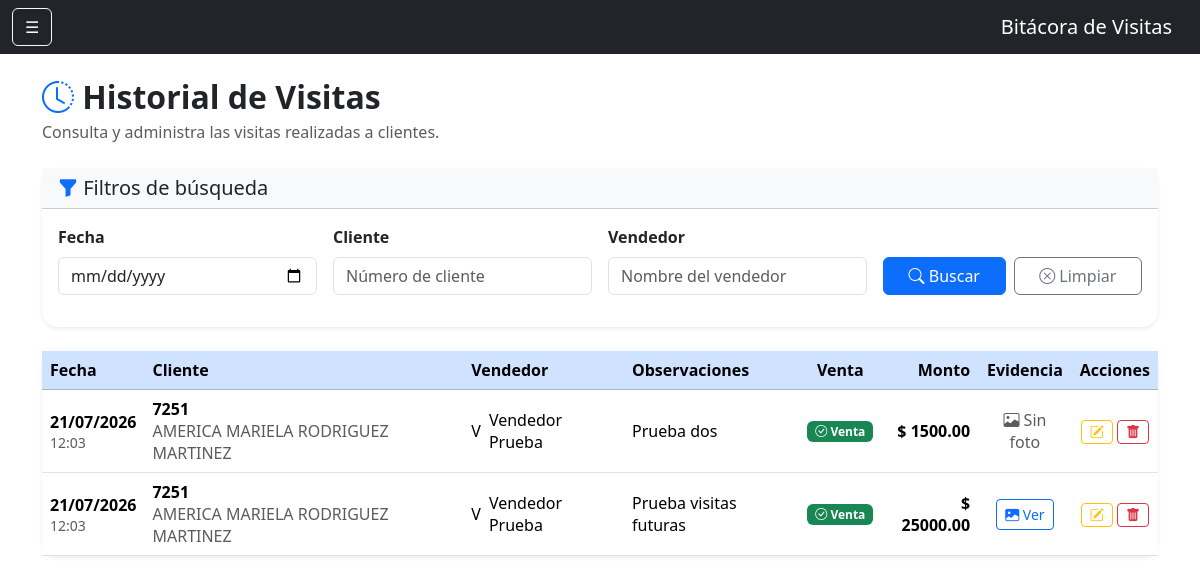
The page /historial_visitas (signed in) on the database its author committed.
### models.py (models this page shows)
class Visita(db.Model):
    __tablename__ = 'visitas'
    id = db.Column(
        db.Integer,
        primary_key=True
    )
    fecha = db.Column(
        db.DateTime,
        default=datetime.now
    )
    observaciones = db.Column(
        db.Text
    )
    venta_realizada = db.Column(
        db.Boolean,
        default=False
    )
    monto_venta = db.Column(
        db.Float,
        default=0
    )
    proxima_visita = db.Column(
        db.Date
    )
    cliente_id = db.Column(
        db.Integer,
        db.ForeignKey('clientes.id')
    )
    usuario_id = db.Column(
        db.Integer,
        db.ForeignKey('usuarios.id')
    )
    latitud = db.Column(
    db.String(50)
    )
    longitud = db.Column(
    db.String(50)
    )
    foto = db.Column(
    db.String(255)
    )
    cliente = db.relationship(
        'Cliente',
        backref='visitas'
    )
    usuario = db.relationship(
        'Usuario',
        backref='visitas'
    )

class Cliente(db.Model):
    __tablename__ = 'clientes'
    id = db.Column(
        db.Integer,
        primary_key=True
    )
    num_cliente = db.Column(
        db.String(20),
        unique=True,
        nullable=False
    )
    nombre = db.Column(
        db.String(150),
        nullable=False
    )
    grupo = db.Column(
        db.String(100)
    )
    canal = db.Column(
        db.String(100)
    )
    vendedor = db.Column(
        db.Integer
    )

class Usuario(UserMixin, db.Model):
    __tablename__ = 'usuarios'
    id = db.Column(db.Integer, primary_key=True)
    nombre = db.Column(db.String(100), nullable=False)
    correo = db.Column(db.String(120), unique=True, nullable=False)
    password = db.Column(db.String(500), nullable=False)
    rol = db.Column(db.String(20), default='vendedor')
    activo = db.Column(db.Boolean, default=True)

### app.py (the view)
@app.route('/historial_visitas')
@login_required
def historial_visitas():
    fecha = request.args.get('fecha', '')
    cliente = request.args.get('cliente', '')
    vendedor = request.args.get('vendedor', '')
    consulta = Visita.query
    if current_user.rol == 'vendedor':
        consulta = consulta.filter(
            Visita.usuario_id == current_user.id
        )
    if fecha:
        consulta = consulta.filter(
            db.func.date(Visita.fecha) == fecha
        )
    if cliente:
        consulta = consulta.join(Cliente).filter(
            Cliente.num_cliente.contains(cliente)
        )
    if (
        vendedor and
        current_user.rol in ['admin', 'supervisor']
    ):
        consulta = consulta.join(Usuario).filter(
            Usuario.nombre.contains(vendedor)
        )
    visitas = consulta.order_by(
        Visita.fecha.desc()
    ).all()
    return render_template(
        'historial_visitas.html',
        visitas=visitas
    )

### app.py (called while the page is built)
@login_manager.user_loader
def load_user(user_id):
    return Usuario.query.get(int(user_id))

### templates/historial_visitas.html (shortened to what this page needs)
{% extends 'base.html' %}
{% block contenido %}
<div class="d-flex justify-content-between align-items-center mb-4">
    <div>
        <h2 class="fw-bold mb-1">
            <i class="bi bi-clock-history text-primary"></i>
            Historial de Visitas
        </h2>
        <p class="text-muted mb-0">
            Consulta y administra las visitas realizadas a clientes.
        </p>
    </div>
</div>
<div class="card shadow-sm border-0 rounded-4 mb-4">
    <div class="card-header bg-light">
        <h5 class="mb-0">
            <i class="bi bi-funnel-fill text-primary"></i>
            Filtros de búsqueda
        </h5>
    </div>
    <div class="card-body">
        <form method="GET">
            <div class="row g-3">
                <div class="col-lg-3">
                    <label class="form-label fw-semibold">
                        Fecha
                    </label>
                    <input
                        type="date"
                        name="fecha"
                        class="form-control"
                        value="{{ request.args.get('fecha','') }}">
                </div>
                <div class="col-lg-3">
                    <label class="form-label fw-semibold">
                        Cliente
                    </label>
                    <input
                        type="text"
                        name="cliente"
                        class="form-control"
                        placeholder="Número de cliente"
                        value="{{ request.args.get('cliente','') }}">
                </div>
                {% if current_user.rol == 'admin' %}
                <div class="col-lg-3">
                    <label class="form-label fw-semibold">
                        Vendedor
                    </label>
                    <input
                        type="text"
                        name="vendedor"
                        class="form-control"
                        placeholder="Nombre del vendedor"
                        value="{{ request.args.get('vendedor','') }}">
                </div>
                {% endif %}
                <div class="col-lg-3 d-flex align-items-end gap-2">
                    <button class="btn btn-primary flex-fill">
                        <i class="bi bi-search"></i>
                        Buscar
                    </button>
                    <a href="{{ url_for('historial_visitas') }}"
                       class="btn btn-outline-secondary flex-fill">
                        <i class="bi bi-x-circle"></i>
                        Limpiar
                    </a>
                </div>
            </div>
        </form>
    </div>
</div>
<div class="card shadow-sm border-0 rounded-4">
<div class="table-responsive">
<table class="table table-hover align-middle mb-0">
<thead class="table-primary">
<tr>
<th>Fecha</th>
<th>Cliente</th>
<th>Vendedor</th>
<th>Observaciones</th>
<th class="text-center">Venta</th>
<th class="text-end">Monto</th>
<th class="text-center">Evidencia</th>
<th class="text-center">Acciones</th>
</tr>
</thead>
<tbody>
{% for visita in visitas %}
<tr>
<td>
<span class="fw-semibold">
{{ visita.fecha.strftime('%d/%m/%Y') }}
</span>
<br>
<small class="text-muted">
{{ visita.fecha.strftime('%H:%M') }}
</small>
</td>
<td>
<strong>
{{ visita.cliente.num_cliente }}
</strong>
<br>
<span class="text-muted">
{{ visita.cliente.nombre }}
</span>
</td>
<td>
<div class="d-flex align-items-center">
<div class="avatar-circle me-2">
{{ visita.usuario.nombre[:1]|upper }}
</div>
{{ visita.usuario.nombre }}
</div>
</td>
<td>
{% if visita.observaciones %}
{{ visita.observaciones }}
{% else %}
<span class="text-muted">
Sin observaciones
</span>
{% endif %}
</td>
<td class="text-center">
{% if visita.venta_realizada %}
<span class="badge bg-success">
<i class="bi bi-check-circle"></i>
Venta
</span>
{% else %}
<span class="badge bg-secondary">
Sin venta
</span>
{% endif %}
</td>
<td class="text-end fw-bold">
$ {{ "%.2f"|format(visita.monto_venta or 0) }}
</td>
<td class="text-center">
{% if visita.foto %}
<button
class="btn btn-outline-primary btn-sm"
data-bs-toggle="modal"
data-bs-target="#modalFoto{{ visita.id }}">
<i class="bi bi-image-fill"></i>
Ver
</button>
{% else %}
<span class="text-muted">
<i class="bi bi-image"></i>
Sin foto
</span>
{% endif %}
</td>
<td class="text-center">
<a href="/visita/editar/{{ visita.id }}"
class="btn btn-outline-warning btn-sm"
title="Editar">
<i class="bi bi-pencil-square"></i>
</a>
{% if current_user.rol == 'admin' %}
<a href="/visita/eliminar/{{ visita.id }}"
class="btn btn-outline-danger btn-sm"
onclick="return confirm('¿Eliminar esta visita?');"
title="Eliminar">
<i class="bi bi-trash-fill"></i>
</a>
{% endif %}
</td>
</tr>
{% endfor %}
</tbody>
</table>
</div>
</div>
{% endblock %}

### templates/base.html (shortened to what this page needs)
<link rel="stylesheet"
href="https://cdn.jsdelivr.net/npm/bootstrap-icons@1.11.3/font/bootstrap-icons.min.css">
<!DOCTYPE html>
<html lang="es">
<head>
    <link
        href="https://cdn.jsdelivr.net/npm/bootstrap@5.3.3/dist/css/bootstrap.min.css"
        rel="stylesheet">
</head>
<body>
    <nav class="navbar navbar-dark bg-dark">
        <div class="container-fluid">
            <button
                class="btn btn-outline-light"
                type="button"
                data-bs-toggle="offcanvas"
                data-bs-target="#menuLateral">
                ☰
            </button>
            <span class="navbar-brand mb-0 h1">
                Bitácora de Visitas
            </span>
        </div>
    </nav>
    <div class="container mt-4">
        {% block contenido %}
        {% endblock %}
    </div>
</body>
</html>

### rows shown on the page
Visita: fecha "21/07/2026", fecha "12:03", cliente.num_cliente "7251", cliente.nombre "AMERICA MARIELA RODRIGUEZ MARTINEZ", usuario "V", usuario.nombre "Vendedor Prueba", observaciones "Prueba dos", venta_realizada True (drawn), monto_venta "1500.00", shows "Sin foto"
Visita: fecha "21/07/2026", fecha "12:03", cliente.num_cliente "7251", cliente.nombre "AMERICA MARIELA RODRIGUEZ MARTINEZ", usuario "V", usuario.nombre "Vendedor Prueba", observaciones "Prueba visitas futuras", venta_realizada True (drawn), monto_venta "25000.00"
